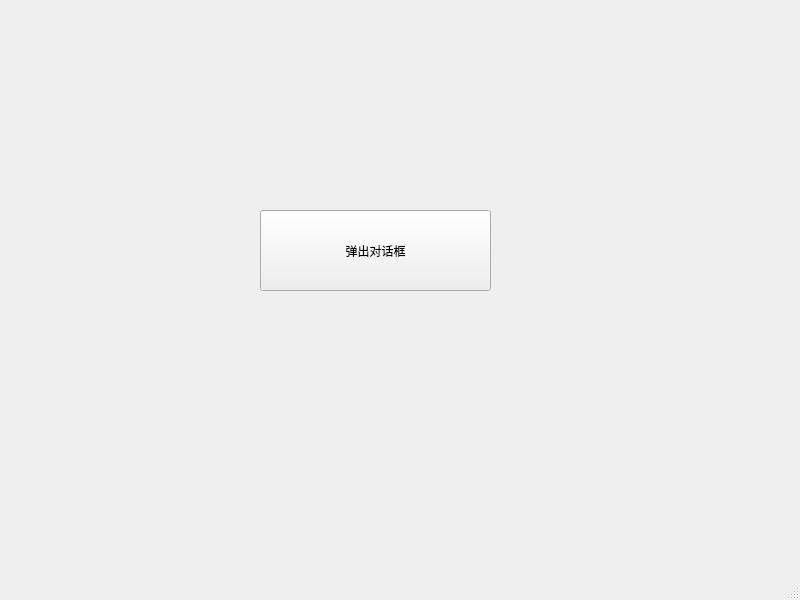
<?xml version="1.0" encoding="UTF-8"?>
<ui version="4.0">
 <class>MainWindow</class>
 <widget class="QMainWindow" name="MainWindow">
  <property name="geometry">
   <rect>
    <x>0</x>
    <y>0</y>
    <width>800</width>
    <height>600</height>
   </rect>
  </property>
  <property name="windowTitle">
   <string>MainWindow</string>
  </property>
  <widget class="QWidget" name="centralwidget">
   <widget class="QPushButton" name="pushButton">
    <property name="geometry">
     <rect>
      <x>260</x>
      <y>210</y>
      <width>231</width>
      <height>81</height>
     </rect>
    </property>
    <property name="text">
     <string>弹出对话框</string>
    </property>
   </widget>
  </widget>
  <widget class="QMenuBar" name="menubar">
   <property name="geometry">
    <rect>
     <x>0</x>
     <y>0</y>
     <width>800</width>
     <height>29</height>
    </rect>
   </property>
  </widget>
  <widget class="QStatusBar" name="statusbar"/>
 </widget>
 <resources/>
 <connections/>
</ui>
